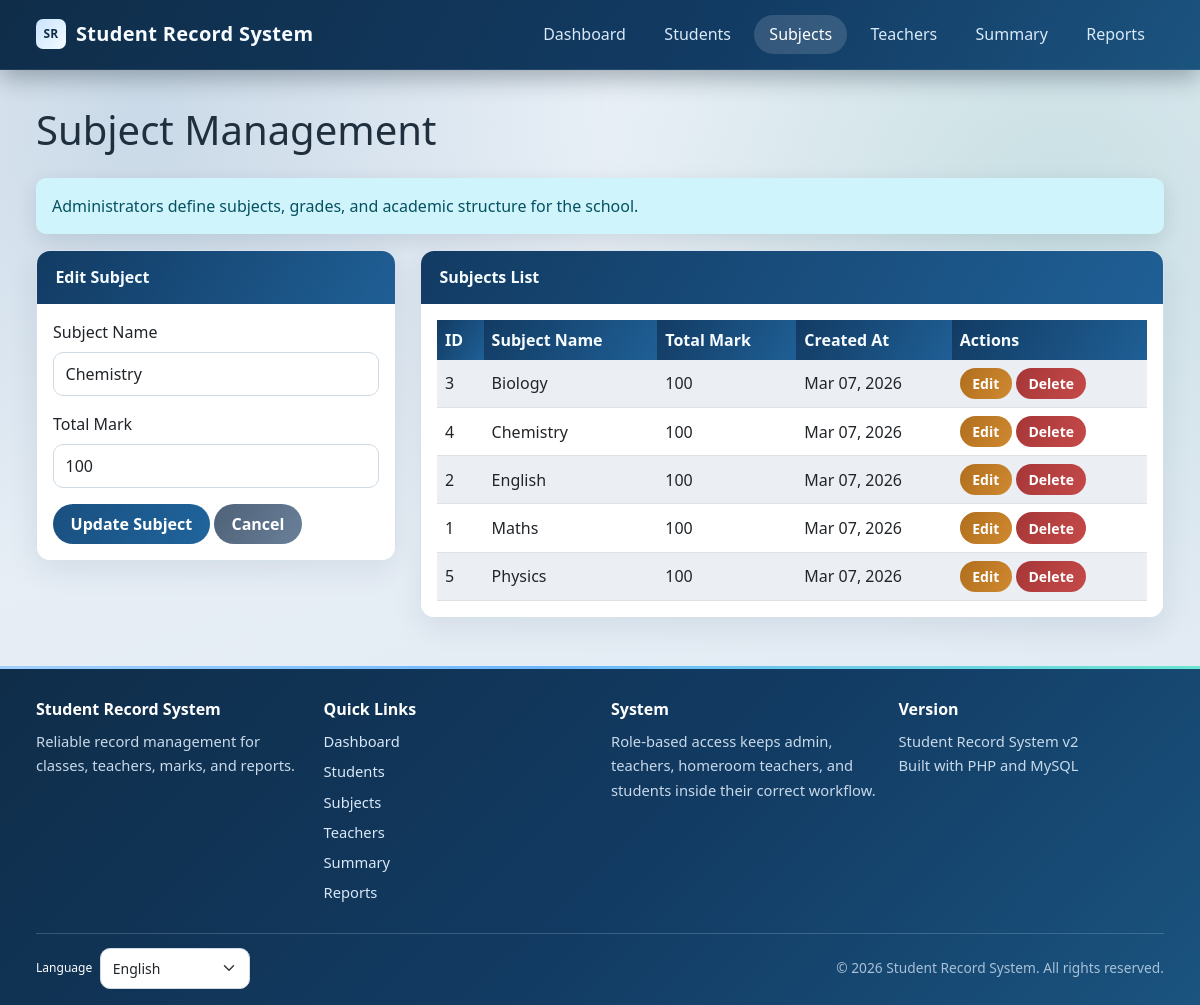
The app's page /pages/subjects.php?edit=4 (signed in) with its own data.
### tables this page shows
CREATE TABLE IF NOT EXISTS subjects (
    subject_id INT AUTO_INCREMENT PRIMARY KEY,
    subject_name VARCHAR(100) NOT NULL,
    total_mark INT NOT NULL DEFAULT 100,
    created_at TIMESTAMP DEFAULT CURRENT_TIMESTAMP
);

### auth/auth_helper.php (called while the page is built, shortened)
<?php
require_once __DIR__ . '/../config/localization.php';
function hasRole($role) {
    return isset($_SESSION['role']) && $_SESSION['role'] === $role;
}
function isAdmin() {
    return hasRole('admin');
}
function isTeacher() {
    return hasRole('teacher');
}
function isStudent() {
    return hasRole('student');
}
function canViewStudentDirectory() {
    return isAdmin() || isTeacher();
}
function canAccessStudentRecords() {
    return canViewStudentDirectory();
}
function canManageSubjects() {
    return isAdmin();
}
function canViewOwnAcademicRecords() {
    return isStudent();
}
function canGenerateSchoolReports() {
    return isAdmin();
}
function canCompileFinalResults() {
    return isAdmin() || isHomeroomTeacher();
}
function canGenerateStudentReports() {
    return canGenerateSchoolReports() || isHomeroomTeacher();
}
function canViewStudentReports() {
    return canGenerateStudentReports() || canViewOwnAcademicRecords();
}
function canAccessSummary() {
    return canCompileFinalResults();
}
function getCsrfToken() {
    return $_SESSION['csrf_token'];
}
?>

### pages/subjects.php (the view, shortened to what this page needs)
<?php
require_once '../auth/auth_helper.php';
$db = new Database();
$conn = $db->getConnection();
$is_admin = canManageSubjects();
$is_teacher = hasRole('teacher');
$session_teacher_id = $is_teacher ? (int)($_SESSION['teacher_id'] ?? 0) : 0;
$edit_subject = null;
if ($is_admin && isset($_GET['edit'])) {
    $subject_id = (int)$_GET['edit'];
    $result = $conn->query("SELECT * FROM subjects WHERE subject_id=$subject_id");
    $edit_subject = $result ? $result->fetch_assoc() : null;
}
if ($is_admin) {
    $subjects = $conn->query('SELECT * FROM subjects ORDER BY subject_name');
} else {
    $subjects = $conn->query("SELECT s.*
                              FROM subjects s
                              INNER JOIN teacher_subjects ts ON ts.subject_id = s.subject_id
                              WHERE ts.teacher_id = $session_teacher_id
                              ORDER BY s.subject_name");
}
$page_title = $is_admin ? 'Subject Management' : (isHomeroomTeacher() ? 'Homeroom Subject Assignments' : 'My Subject Assignments');
$info_message = $is_admin
    ? 'Administrators define subjects, grades, and academic structure for the school.'
    : 'You can review only the subjects assigned to your teacher account. Only admin can add, update, or delete subject definitions.';
$csrf_token = urlencode(getCsrfToken());
?>
<!DOCTYPE html>
<html lang="<?php echo htmlspecialchars(currentLanguageTag(), ENT_QUOTES, 'UTF-8'); ?>">
<head>
    <link href="https://cdn.jsdelivr.net/npm/bootstrap@5.3.0/dist/css/bootstrap.min.css" rel="stylesheet">
    <link href="../assets/style.css" rel="stylesheet">
</head>
<body>
    <nav class="navbar navbar-expand-lg navbar-dark bg-dark">
        <div class="container">
            <a class="navbar-brand" href="../index.php"><?php echo htmlspecialchars(t('Student Record System'), ENT_QUOTES, 'UTF-8'); ?></a>
            <div class="collapse navbar-collapse" id="navbarNav">
                <ul class="navbar-nav ms-auto">
                    <li class="nav-item">
                        <a class="nav-link" href="../index.php"><?php echo htmlspecialchars(t('Dashboard'), ENT_QUOTES, 'UTF-8'); ?></a>
                    </li>
                    <?php if (canAccessStudentRecords()): ?>
                    <li class="nav-item">
                        <a class="nav-link" href="students.php"><?php echo htmlspecialchars(t('Students'), ENT_QUOTES, 'UTF-8'); ?></a>
                    </li>
                    <?php endif; ?>
                    <li class="nav-item">
                        <a class="nav-link active" href="subjects.php"><?php echo htmlspecialchars(t('Subjects'), ENT_QUOTES, 'UTF-8'); ?></a>
                    </li>
                    <?php if (hasRole('admin')): ?>
                    <li class="nav-item">
                        <a class="nav-link" href="teachers.php"><?php echo htmlspecialchars(t('Teachers'), ENT_QUOTES, 'UTF-8'); ?></a>
                    </li>
                    <?php endif; ?>
                    <?php if (canAccessSummary()): ?>
                    <li class="nav-item">
                        <a class="nav-link" href="summary.php"><?php echo htmlspecialchars(t('Summary'), ENT_QUOTES, 'UTF-8'); ?></a>
                    </li>
                    <?php endif; ?>
                    <?php if (canViewStudentReports()): ?>
                    <li class="nav-item">
                        <a class="nav-link" href="report.php"><?php echo htmlspecialchars(t('Reports'), ENT_QUOTES, 'UTF-8'); ?></a>
                    </li>
                    <?php endif; ?>
                </ul>
            </div>
        </div>
    </nav>
    <div class="container mt-4">
        <div class="row">
            <div class="col-12">
                <h1 class="mb-4"><?php echo htmlspecialchars($page_title, ENT_QUOTES, 'UTF-8'); ?></h1>
            </div>
        </div>
        <?php if ($info_message): ?>
            <div class="alert alert-info" role="alert">
                <?php echo htmlspecialchars($info_message, ENT_QUOTES, 'UTF-8'); ?>
            </div>
        <?php endif; ?>
        <div class="row">
            <?php if ($is_admin): ?>
            <div class="col-md-4">
                <div class="card">
                    <div class="card-header">
                        <?php echo $edit_subject ? 'Edit Subject' : 'Add New Subject'; ?>
                    </div>
                    <div class="card-body">
                        <form method="POST">
                            <div class="mb-3">
                                <label for="subject_name" class="form-label">Subject Name</label>
                                <input type="text" class="form-control" id="subject_name" name="subject_name"
                                       value="<?php echo $edit_subject ? htmlspecialchars($edit_subject['subject_name'], ENT_QUOTES, 'UTF-8') : ''; ?>" required>
                            </div>
                            <div class="mb-3">
                                <label for="total_mark" class="form-label">Total Mark</label>
                                <input type="number" class="form-control" id="total_mark" name="total_mark"
                                       value="<?php echo $edit_subject ? (int)$edit_subject['total_mark'] : 100; ?>"
                                       min="1" max="100" required>
                            </div>
                            <button type="submit" class="btn btn-primary" name="<?php echo $edit_subject ? 'edit_subject' : 'add_subject'; ?>">
                                <?php echo $edit_subject ? 'Update Subject' : 'Add Subject'; ?>
                            </button>
                            <?php if ($edit_subject): ?>
                                <a href="subjects.php" class="btn btn-secondary">Cancel</a>
                            <?php endif; ?>
                        </form>
                    </div>
                </div>
            </div>
            <?php endif; ?>
            <div class="<?php echo $is_admin ? 'col-md-8' : 'col-12'; ?>">
                <div class="card">
                    <div class="card-header">
                        <?php echo $is_admin ? 'Subjects List' : 'Assigned Subjects'; ?>
                    </div>
                    <div class="card-body">
                        <div class="table-responsive">
                            <table class="table table-striped">
                                <thead>
                                    <tr>
                                        <th>ID</th>
                                        <th>Subject Name</th>
                                        <th>Total Mark</th>
                                        <th>Created At</th>
                                        <?php if ($is_admin): ?>
                                        <th>Actions</th>
                                        <?php endif; ?>
                                    </tr>
                                </thead>
                                <tbody>
                                    <?php if ($subjects && $subjects->num_rows > 0): ?>
                                        <?php while ($subject = $subjects->fetch_assoc()): ?>
                                            <tr>
                                                <td><?php echo (int)$subject['subject_id']; ?></td>
                                                <td><?php echo htmlspecialchars($subject['subject_name'], ENT_QUOTES, 'UTF-8'); ?></td>
                                                <td><?php echo (int)$subject['total_mark']; ?></td>
                                                <td><?php echo date('M d, Y', strtotime($subject['created_at'])); ?></td>
                                                <?php if ($is_admin): ?>
                                                <td>
                                                    <a href="subjects.php?edit=<?php echo (int)$subject['subject_id']; ?>"
                                                       class="btn btn-sm btn-warning">Edit</a>
                                                    <a href="subjects.php?delete=<?php echo (int)$subject['subject_id']; ?>&csrf_token=<?php echo $csrf_token; ?>"
                                                       class="btn btn-sm btn-danger"
                                                       onclick="return confirm('Are you sure you want to delete this subject? This will also delete all related marks.')">Delete</a>
                                                </td>
                                                <?php endif; ?>
                                            </tr>
                                        <?php endwhile; ?>
                                    <?php endif; ?>
                                </tbody>
                            </table>
                        </div>
                    </div>
                </div>
            </div>
        </div>
    </div>
    <?php
    include __DIR__ . '/../includes/footer.php';
    ?>
</body>
</html>

### assets/style.css (style rules this page uses)
:root { --bg-start: #ecf2f8; --bg-end: #dfe8f2; --surface: #ffffff; --surface-muted: #f4f7fb; --border: #d7e1ec; --text: #1f2f3d; --text-muted: #5f7082; --primary: #123b63; --primary-2: #1f5f95; --accent: #1c8f7a; --danger: #c13939; --success: #158a55; --shadow-soft: 0 10px 30px rgba(16, 40, 66, 0.08); --shadow-strong: 0 16px 40px rgba(16, 40, 66, 0.16); --app-shell-max-width: min(1720px, calc(100vw - 24px)); --app-shell-padding: clamp(1rem, 2vw, 2rem); }
* { margin: 0; padding: 0; box-sizing: border-box; }
html, body { min-height: 100%; }
body { font-family: "Segoe UI", Tahoma, Geneva, Verdana, sans-serif; color: var(--text); padding-top: 82px; background: radial-gradient(circle at 12% 12%, rgba(31, 95, 149, 0.16), transparent 35%), radial-gradient(circle at 88% 20%, rgba(28, 143, 122, 0.15), transparent 35%), linear-gradient(160deg, var(--bg-start) 0%, var(--bg-end) 100%); background-attachment: fixed; }
.container { position: relative; z-index: 1; max-width: var(--app-shell-max-width); padding-left: var(--app-shell-padding); padding-right: var(--app-shell-padding); }
.navbar { position: fixed; top: 0; left: 0; right: 0; z-index: 1000; padding: 0.9rem 0; background: linear-gradient(120deg, #0f2d49 0%, #123b63 60%, #1b537f 100%) !important; box-shadow: 0 8px 24px rgba(8, 24, 38, 0.32); border-bottom: 1px solid rgba(255, 255, 255, 0.08); }
.navbar-brand { display: flex; align-items: center; gap: 10px; font-weight: 700; font-size: 1.25rem; color: #f6fbff !important; letter-spacing: 0.3px; }
.navbar-brand::before { content: "SR"; display: inline-flex; align-items: center; justify-content: center; width: 30px; height: 30px; border-radius: 7px; font-size: 0.75rem; font-weight: 800; color: #0f2d49; background: linear-gradient(130deg, #c9e4ff 0%, #f3fbff 100%); }
.navbar-nav .nav-link { margin: 0 4px; border-radius: 999px; padding: 0.45rem 0.95rem !important; color: #d9e9f8 !important; font-weight: 500; transition: all 0.2s ease; }
.navbar-nav .nav-link:hover, .navbar-nav .nav-link.active { color: #ffffff !important; background: rgba(255, 255, 255, 0.14); }
.card { border: 1px solid var(--border); border-radius: 14px; background: var(--surface); box-shadow: var(--shadow-soft); overflow: hidden; }
.card-header { border: 0; padding: 0.9rem 1.15rem; font-weight: 600; color: #f4fbff; background: linear-gradient(120deg, var(--primary) 0%, var(--primary-2) 100%); }
.card-body { background: var(--surface); }
.btn { border-radius: 999px; padding: 0.52rem 1.1rem; font-weight: 600; border: none; }
.btn-sm { padding: 0.32rem 0.78rem; }
.btn-primary { color: #fff; background: linear-gradient(120deg, #1a4f80 0%, #1f659d 100%); }
.btn-warning { color: #fff; background: linear-gradient(120deg, #b06e1e 0%, #d0892f 100%); }
.btn-danger { color: #fff; background: linear-gradient(120deg, #a63636 0%, #c64a4a 100%); }
.btn-secondary { color: #fff; background: linear-gradient(120deg, #4e6278 0%, #6a8099 100%); }
.table { margin-bottom: 0; }
.table th { border: 0; color: #f5fbff; background: linear-gradient(120deg, var(--primary) 0%, var(--primary-2) 100%); }
.table td { vertical-align: middle; }
.table-striped > tbody > tr:nth-of-type(odd) > * { background-color: #f8fbff; }
.form-control, .form-select { border: 1px solid #cfd9e4; border-radius: 10px; padding: 0.56rem 0.72rem; }
.alert { border: 0; border-radius: 10px; box-shadow: 0 6px 20px rgba(16, 40, 66, 0.12); }

### records on screen
subjects: subject_name "Chemistry", total_mark "100", subject_id "4", created_at "Mar 07, 2026"
subjects: subject_id "3", subject_name "Biology", total_mark "100", created_at "Mar 07, 2026"
subjects: subject_id "2", subject_name "English", total_mark "100", created_at "Mar 07, 2026"
subjects: subject_id "1", subject_name "Maths", total_mark "100", created_at "Mar 07, 2026"
subjects: subject_id "5", subject_name "Physics", total_mark "100", created_at "Mar 07, 2026"

### other values on screen
t('Student Record System') "Student Record System"
t('Dashboard') "Dashboard"
t('Students') "Students"
t('Subjects') "Subjects"
t('Teachers') "Teachers"
t('Summary') "Summary"
t('Reports') "Reports"
$page_title "Subject Management"
$info_message "Administrators define subjects, grades, and academic structure for the school."
t('Quick Links') "Quick Links"
t('System') "System"
t('Version') "Version"
t('Built with PHP and MySQL') "Built with PHP and MySQL"
t('Language') "Language"
t('All rights reserved.') "All rights reserved."
